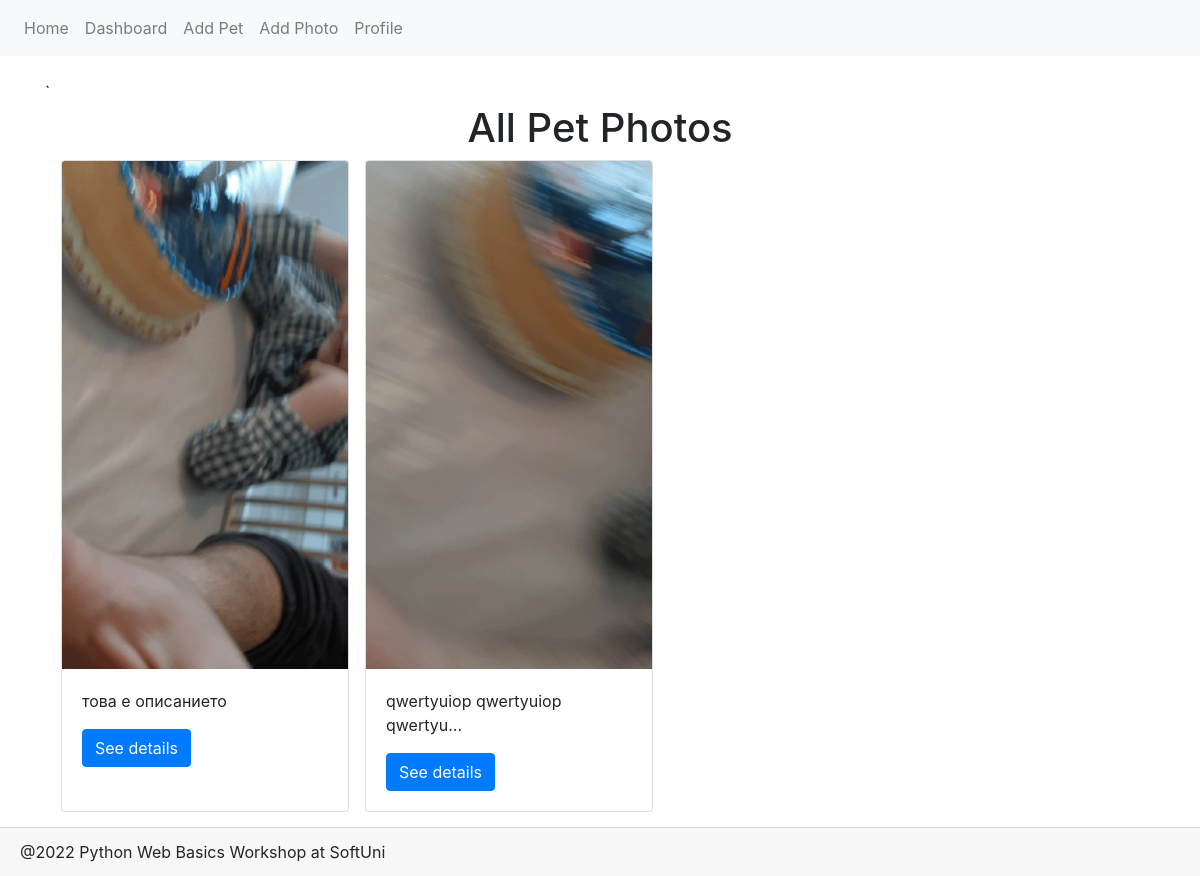
/dashboard/, run on the app's committed database.
### Petstagram/main_app/models.py (models this page shows, shortened)
class PetPhoto(models.Model):
    photo = models.ImageField(
        validators=(
            validate_file_max_size,
        )
    )
    tagged_pets = models.ManyToManyField(Pet)
    description = models.TextField(
        null=True,
        blank=True
    )
    publication_date = models.DateTimeField(
        auto_now_add=True,
    )
    likes = models.IntegerField(
        default=0
    )

### Petstagram/main_app/views/generic.py (the view)
# urls.py: path('dashboard/', dashboard, name='dashboard'),
def dashboard(request):
    pet_photos = PetPhoto.objects.all()
    context = {
        'pet_photos': pet_photos,
    }
    return render(request, 'dashboard.html', context)

### Petstagram/main_app/templatetags/profiles.py (called while the page is built)
@register.simple_tag()
def has_profile():
    return Profile.objects.count() > 0

### Petstagram/main_app/templates/dashboard.html (shortened to what this page needs)
{% extends 'base.html' %}
{% block page_content %}
    {% if pet_photos %}`
        <h1 class='text-center'>All Pet Photos</h1>
        <div class="container mb-5">
        <div class="row mb-5">
        {% for pet_photo in pet_photos %}
            <div class="card ml-3 mb-3" style="width: 18rem;">
                <img src= '{{ pet_photo.photo.url }}'
                     class="card-img-top" alt="Photo description">
                <div class="card-body">
                        <p class="card-text">{{ pet_photo.description|truncatechars:30}}</p>
                        <a href="{% url 'photo_details' pet_photo.id %}" class="btn btn-primary">See details</a>
                </div>
            </div>
        {% endfor %}
        </div>
    </div>
    {% else %}
        <h1 class='text-center'>No pet photos yet</h1>
        <div class=" row d-flex justify-content-center align-content-center">
            <a href="#" class="btn btn-lg btn-secondary row align-self-baseline">Add Photo</a>
        </div>
    {% endif %}
{% endblock %}

### data on the page
PetPhoto: photo (picture), description "това е описанието"
PetPhoto: photo (picture), description "qwertyuiop qwertyuiop qwertyu…"
